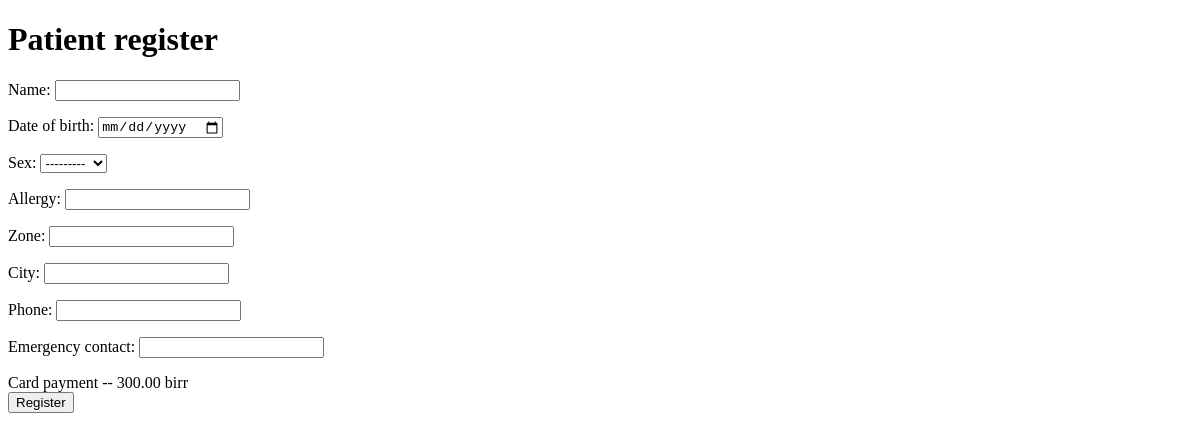
Before: /register/ with the older database file.
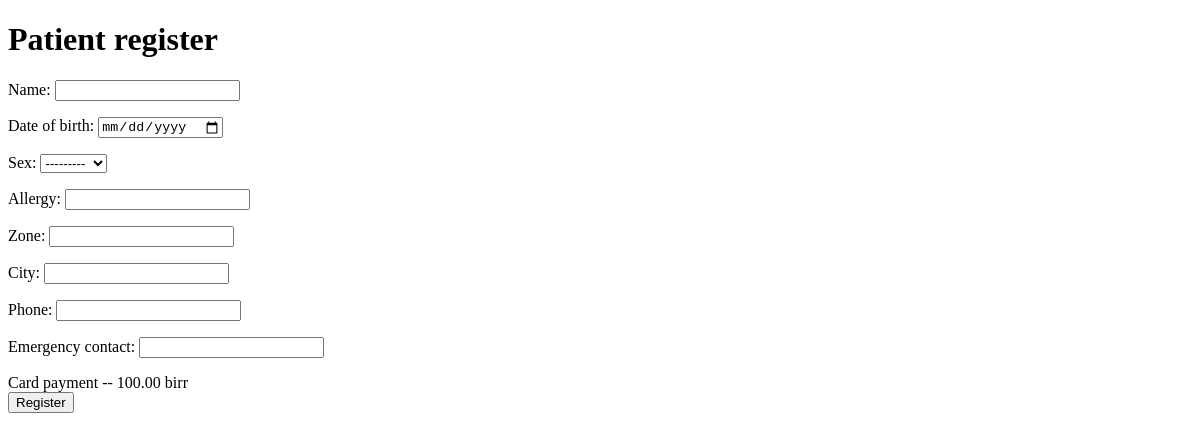
After: the same page with the newer database file.
### App/models.py (models this page shows, shortened)
class ServiceFee(models.Model):
    amount = models.DecimalField(max_digits=10, decimal_places=2)

### App/views.py (the view)
# urls.py: path('register/', views.register_patient, name = 'patient_register'),
def register_patient(request):
    servicefee = ServiceFee.objects.first()
    if request.method == "POST":
        form = PatientForm(request.POST)
        if form.is_valid():
            patient = form.save()
            Visit.objects.create(patient=patient,status = 'nurse')
            Payment.objects.create(patient=patient, payment_type ='card', amount = servicefee.amount, status = 'paid')
            return redirect('patient_register')
    else:
        form = PatientForm()
        context = {'form' : form, 'card' : servicefee.amount}
    return render(request, 'reception/patient_register.html', context)

### App/forms.py
class PatientForm(forms.ModelForm):
    class Meta:
        model = Patient
        fields = [
            'name',
            'date_of_birth',
            'sex',
            'allergy',
            'zone',
            'city',
            'phone',
            'emergency_contact'
        ]
        widgets = {
            "date_of_birth": forms.DateInput(attrs={'type' : "Date"}),
        }

### App/templates/reception/patient_register.html (shortened to what this page needs)
<!DOCTYPE html>
<html lang="en">
<head>
</head>
<body>
    <h1>Patient register</h1>
    <form action="{% url 'patient_register' %}"method = "POST">
        {{form.as_p}}
        Card payment -- {{card}} birr <br>
        <button type = "submit">Register</button>
    </form>
</body>
</html>

Changed rows visible on the page:
changed ServiceFee: amount "300.00" → "100.00"
